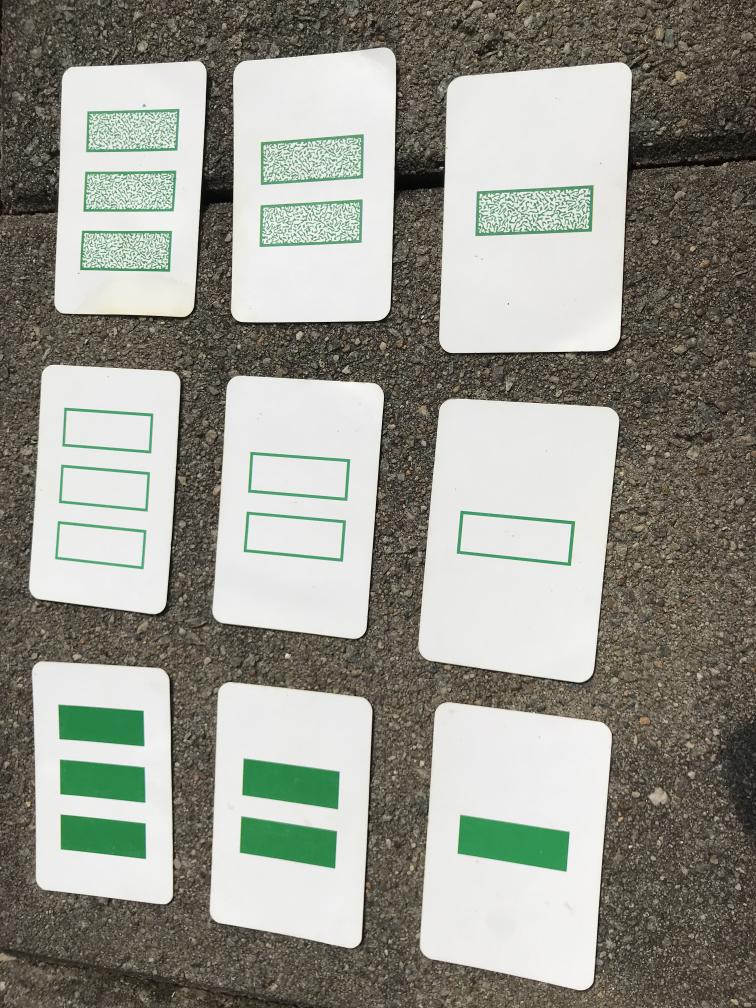
#> input picture src/set_cardgame/data/original/0-outside-sunny/green-square-4.jpg, 3024 x 4032 px (shown at 1/4 size)
$ python -i identify.py   (imports and definitions only)
#> lines starting #> are read from the running program, lines starting #| are printed output that depends on the picture; after the words box and inside, x2 and y2 are one past the last pixel; in counts of white or black regions, pixels touching at a corner belong together
#> further down, picture is the input picture: shape (4032, 3024, 3); mean B, G, R 141.2, 150.6, 150
## imports
import os
import sys
import numpy as np
import cv2
import logging
import imutils
from matplotlib import pyplot as plt
from pathlib import Path
from pylab import array, plot, show, axis, arange, figure, uint8


# setup logger
logger = logging.getLogger(__name__)


# https://www.pyimagesearch.com/2014/08/25/4-point-opencv-getperspective-transform-example/
# [62 lines left out: functions order_points, four_point_transform, not called in this run]


def increase_contrast(img, f=1.8):

#> called with f = 1.8
    assert img.dtype == 'uint8', "image should be of type 'uint8'"

    # Image data
    maxIntensity = 255.0 # we expect integers

    # Increase intensity such that dark pixels become much brighter, bright pixels become slightly bright
    newImage = maxIntensity*(img/maxIntensity)**f
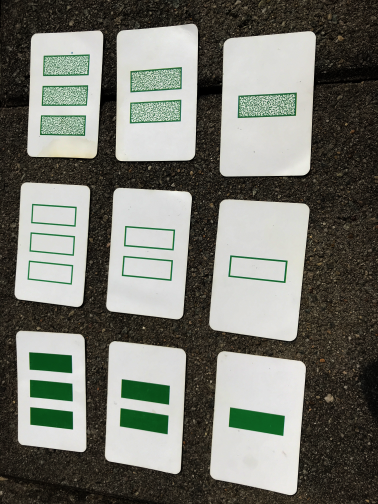
#> newImage: shape (4032, 3024, 3) float64 (shown at 1/8 size); mean B, G, R 110.5, 118.8, 117.7
    newImage = array(newImage, dtype=uint8)

    return newImage


# [25 lines left out: function filter_valid_contours, not called in this run]


def preprocess(img, erode_kernel=(3, 3), erode_iterations=4):

    # increase contrast
    contrast = increase_contrast(img)

    # convert to grayscale
    gray = cv2.cvtColor(contrast, cv2.COLOR_BGR2GRAY)
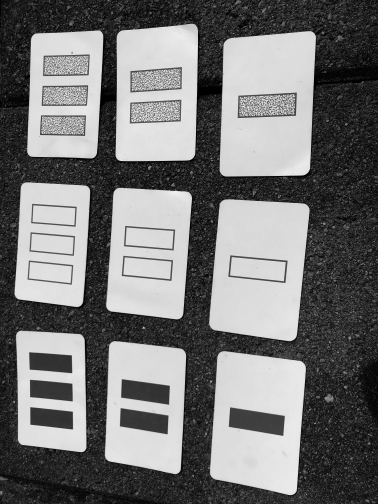
#> gray: shape (4032, 3024) (shown at 1/8 size); min 0, max 255, mean 117.1

    # blur image
    blur = cv2.GaussianBlur(gray, (1, 1), 1000)

    # threshold
    flag, thresh = cv2.threshold(blur, 0, 255, cv2.THRESH_BINARY + cv2.THRESH_OTSU)
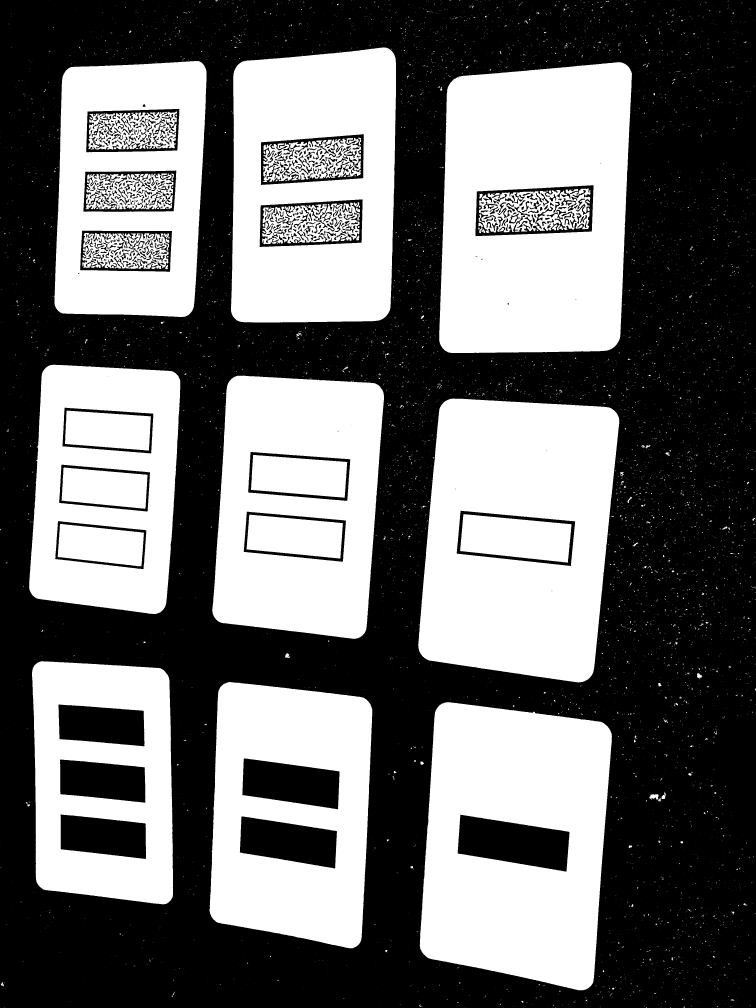
#> thresh: shape (4032, 3024) (shown at 1/4 size); 43.6% white; 8069 white regions (7718 under 20 px), largest, box (x1, y1, x2, y2) and area: (1757, 249, 2528, 1412) 737041, (1673, 1594, 2477, 2730) 690013, (1679, 2809, 2448, 3961) 672499
#> flag = 128

    logger.info(f"found OTSU threshold: {flag}")

    # erode
    kernel = cv2.getStructuringElement(cv2.MORPH_ELLIPSE, erode_kernel)
    eroded = cv2.erode(thresh, kernel, iterations=erode_iterations)
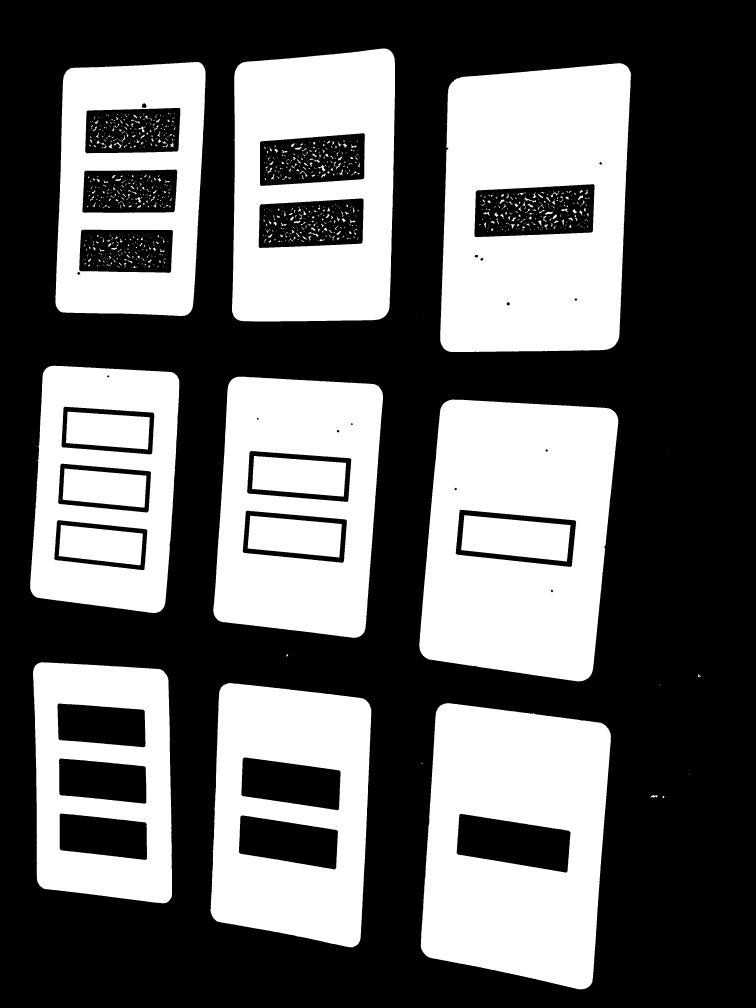
#> eroded: shape (4032, 3024) (shown at 1/4 size); 40% white; 1097 white regions (621 under 20 px), largest, box (x1, y1, x2, y2) and area: (1761, 253, 2524, 1408) 717059, (1677, 1598, 2473, 2726) 671015, (1683, 2813, 2444, 3957) 654245

    # result of preprocessing
    preprocessed = eroded

    # return intermediate steps for plotting
    intermediate_steps = [contrast, gray, blur, thresh, eroded]

    return preprocessed, intermediate_steps


# [60 lines left out: functions valid_ratio, identify_images, not called in this run]

>>> import cv2
>>> picture = cv2.imread('data/original/0-outside-sunny/green-square-4.jpg')
>>> result = preprocess(picture)

$ run again, on src/set_cardgame/data/original/0-outside-sunny/purple-round-4.jpg
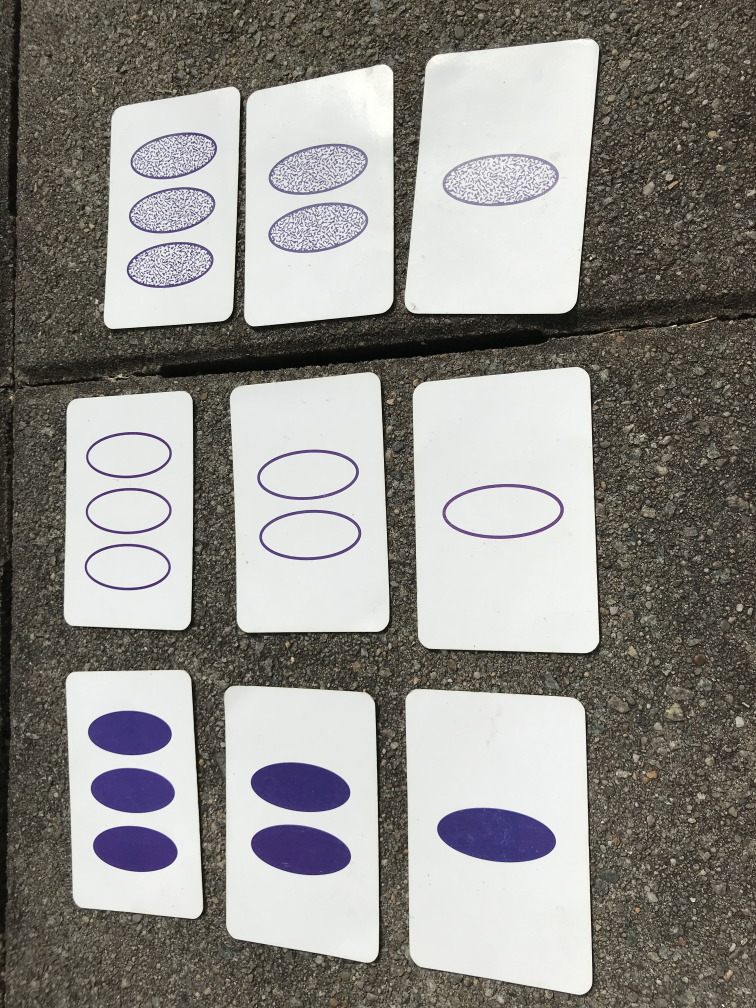
#> input picture src/set_cardgame/data/original/0-outside-sunny/purple-round-4.jpg, 3024 x 4032 px (shown at 1/4 size)
#> picture is the input picture: shape (4032, 3024, 3); mean B, G, R 137.2, 141.4, 143.5
#> in preprocess, `flag, thresh = cv2.threshold(blur, 0, 255, cv2.THRESH_BINARY + cv2.THR..`:
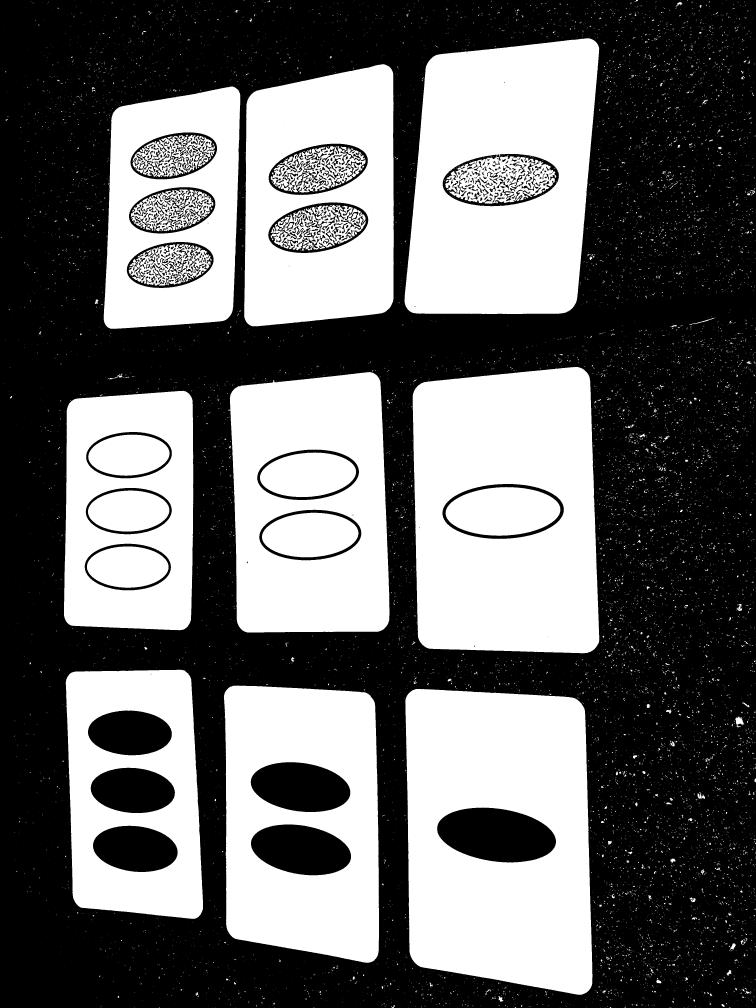
#> thresh: shape (4032, 3024) (shown at 1/4 size); 42.1% white; 14301 white regions (13589 under 20 px), largest, box (x1, y1, x2, y2) and area: (1621, 2756, 2370, 3979) 750311, (1650, 1468, 2397, 2613) 708511, (1618, 153, 2397, 1256) 657525
#> flag = 124
#> in preprocess, `eroded = cv2.erode(thresh, kernel, iterations=erode_iterations)`:
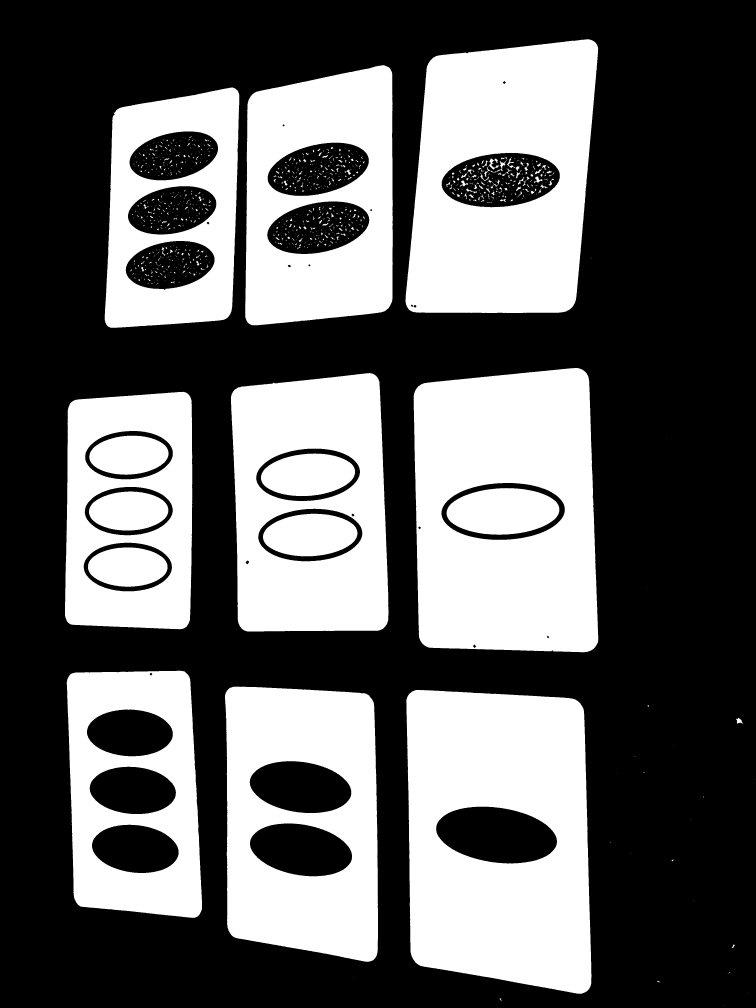
#> eroded: shape (4032, 3024) (shown at 1/4 size); 38.4% white; 943 white regions (578 under 20 px), largest, box (x1, y1, x2, y2) and area: (1625, 2760, 2366, 3975) 731679, (1654, 1472, 2393, 2609) 690006, (1622, 157, 2393, 1252) 639644
